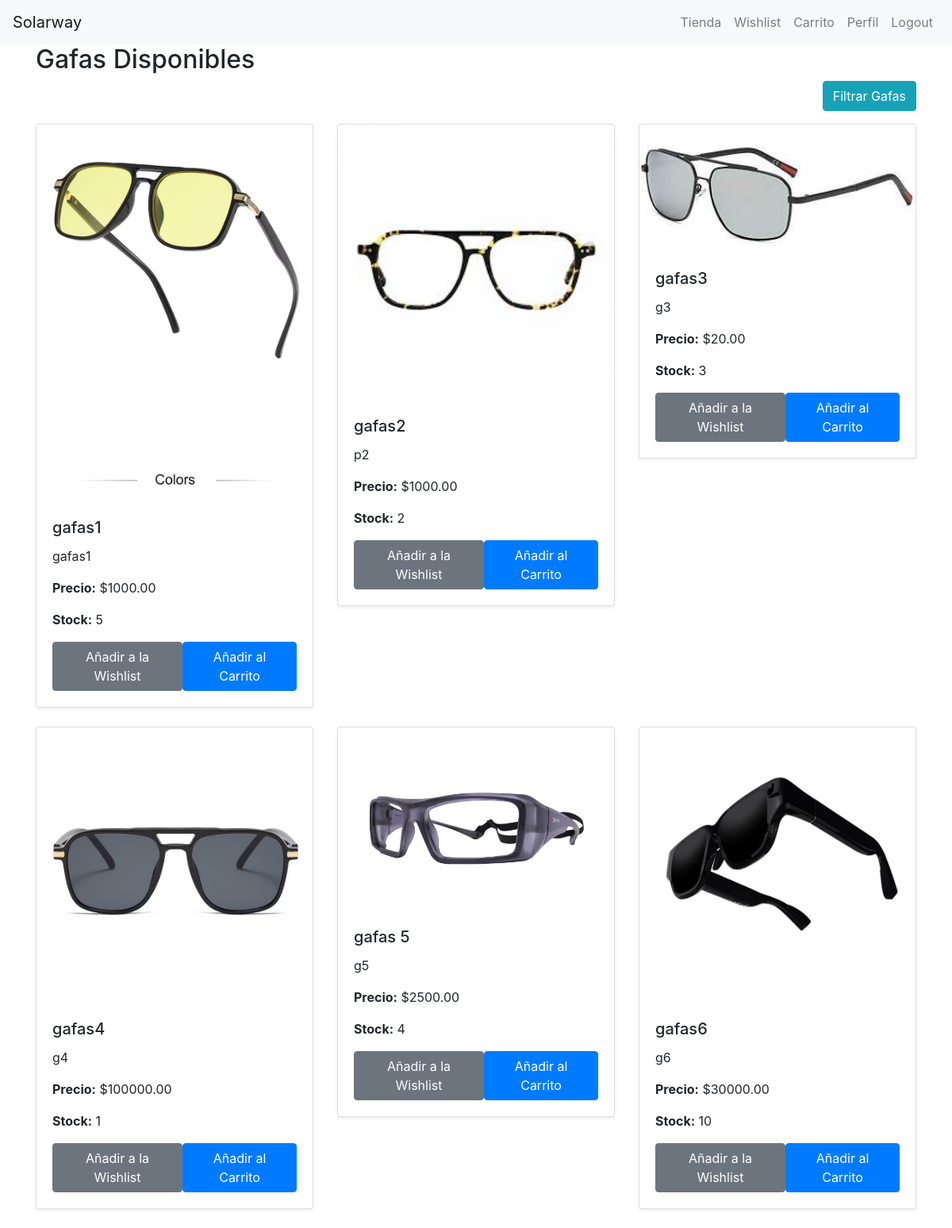
Screenshot of /accounts/gafas/ (signed in) with the database file from the repository.
### accounts/models.py (models this page shows, shortened)
class Gafas(models.Model):
    nombre = models.CharField(max_length=100)
    descripcion = models.TextField()
    precio = models.DecimalField(max_digits=10, decimal_places=2)
    stock = models.IntegerField()
    imagen = models.ImageField(upload_to='gafas/')

### accounts/views.py (the view)
# urls.py: path('gafas/', gafas_list, name='gafas_list'),
@login_required
def gafas_list(request):
    gafas = Gafas.objects.all()
    min_price = request.GET.get('min_price')
    max_price = request.GET.get('max_price')
    min_stock = request.GET.get('min_stock')
    max_stock = request.GET.get('max_stock')
    order_by = request.GET.get('order_by')
    if min_price:
        gafas = gafas.filter(precio__gte=min_price)
    if max_price:
        gafas = gafas.filter(precio__lte=max_price)
    if min_stock:
        gafas = gafas.filter(stock__gte=min_stock)
    if max_stock:
        gafas = gafas.filter(stock__lte=max_stock)
    if order_by:
        gafas = gafas.order_by(order_by)
    return render(request, 'accounts/gafas_list.html', {'gafas': gafas})

### accounts/templates/accounts/gafas_list.html (shortened to what this page needs)
{% extends 'base.html' %}
{% block content %}
<h2>Gafas Disponibles</h2>
<div class="row mb-3">
    <div class="col-md-12 text-right">
        <button class="btn btn-info" data-toggle="collapse" data-target="#filterForm" aria-expanded="false" aria-controls="filterForm">Filtrar Gafas</button>
    </div>
</div>
<div class="row">
    {% for gafa in gafas %}
    <div class="col-md-4">
        <div class="card mb-4 shadow-sm">
            <img src="{{ gafa.imagen.url }}" class="card-img-top" alt="{{ gafa.nombre }}">
            <div class="card-body">
                <h5 class="card-title">{{ gafa.nombre }}</h5>
                <p class="card-text">{{ gafa.descripcion }}</p>
                <p class="card-text"><strong>Precio:</strong> ${{ gafa.precio }}</p>
                <p class="card-text"><strong>Stock:</strong> {{ gafa.stock }}</p>
                <div class="d-flex justify-content-between">
                    <form method="post" action="{% url 'add_to_wishlist' gafa.id %}">
                        <button type="submit" class="btn btn-secondary">Añadir a la Wishlist</button>
                    </form>
                    <form method="post" action="{% url 'add_to_cart' gafa.id %}">
                        <button type="submit" class="btn btn-primary">Añadir al Carrito</button>
                    </form>
                </div>
            </div>
        </div>
    </div>
    {% endfor %}
</div>
{% endblock %}

### rows the page displays
Gafas: imagen (picture), nombre "gafas1", descripcion "gafas1", precio "1000.00", stock "5"
Gafas: imagen (picture), nombre "gafas2", descripcion "p2", precio "1000.00", stock "2"
Gafas: imagen (picture), nombre "gafas3", descripcion "g3", precio "20.00", stock "3"
Gafas: imagen (picture), nombre "gafas4", descripcion "g4", precio "100000.00", stock "1"
Gafas: imagen (picture), nombre "gafas 5", descripcion "g5", precio "2500.00", stock "4"
Gafas: imagen (picture), nombre "gafas6", descripcion "g6", precio "30000.00", stock "10"
